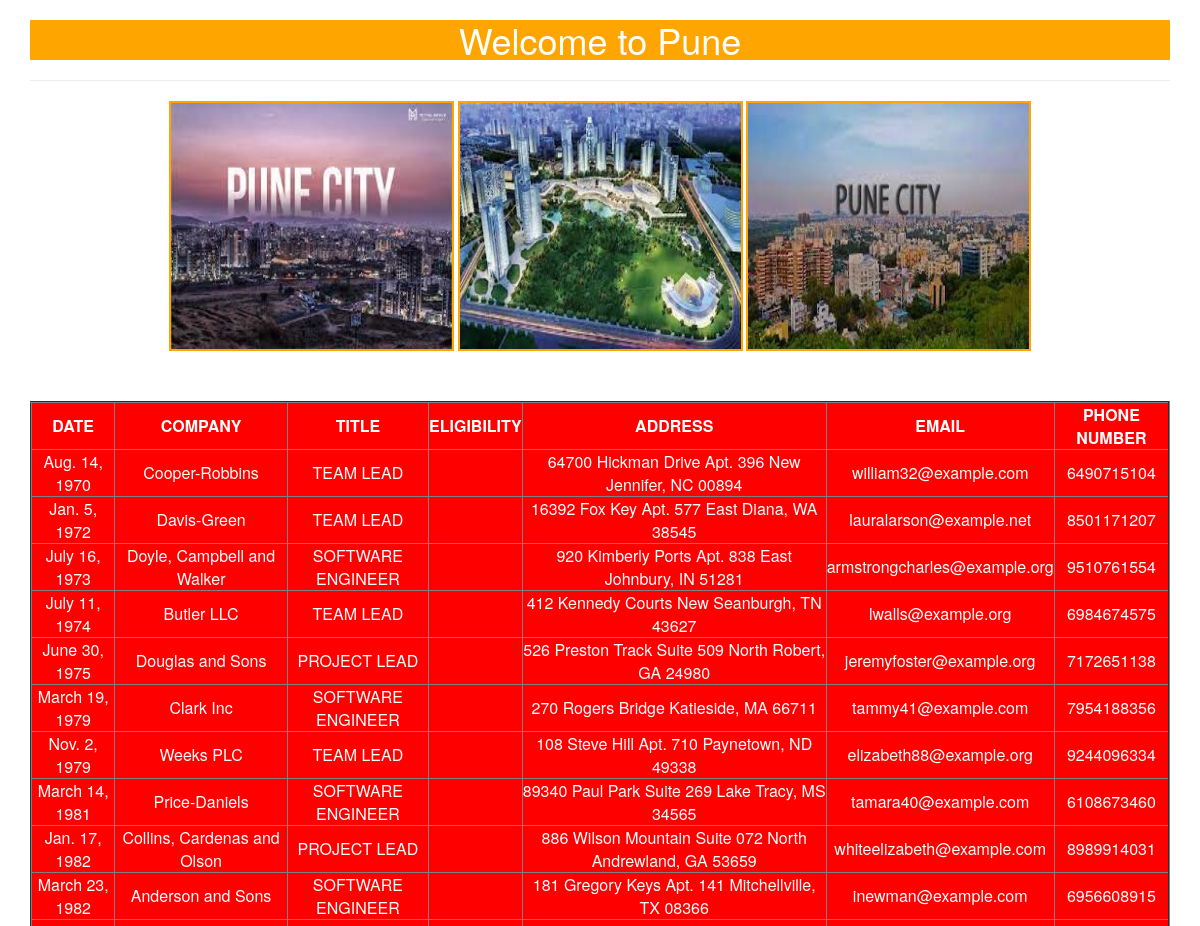
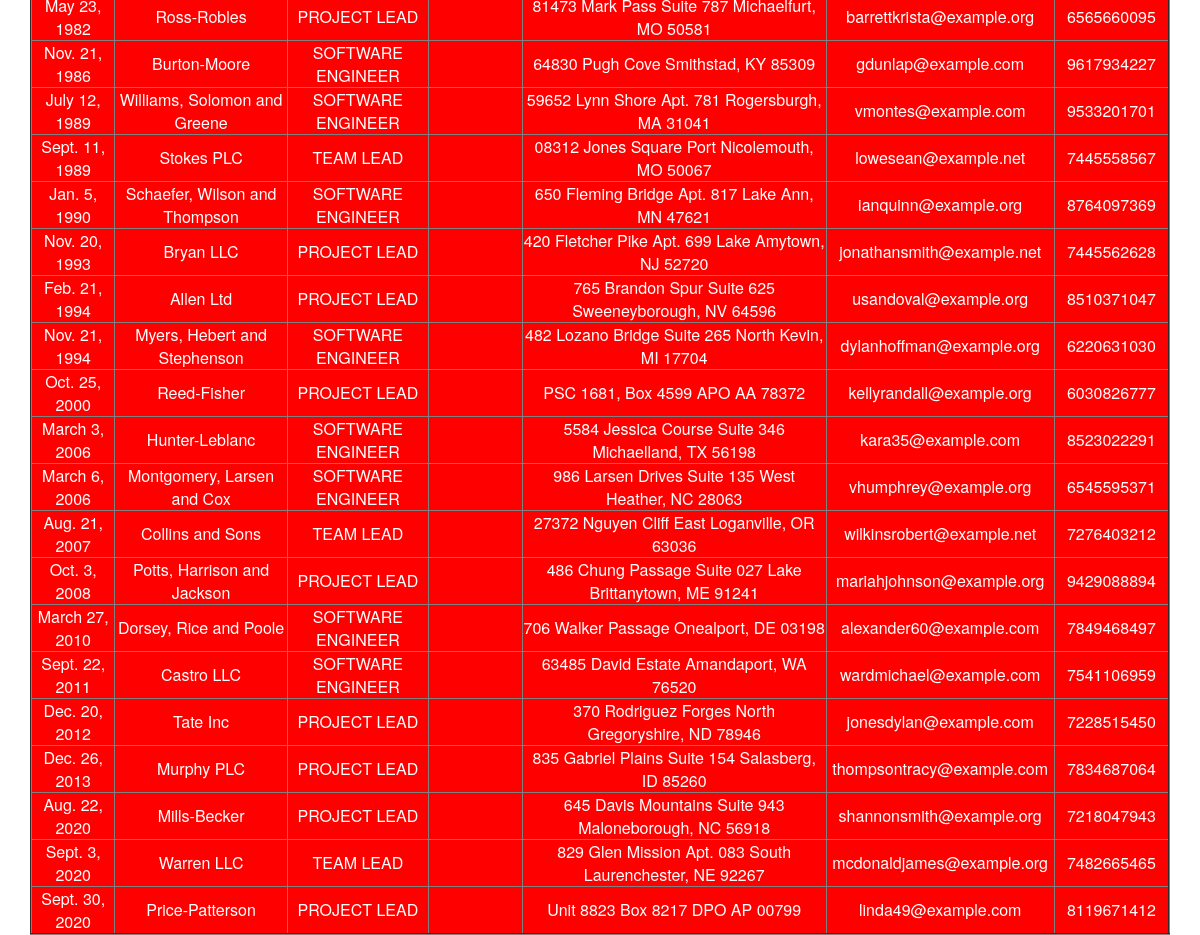
The page /pune/ on the database its author committed (2 pictures, top to bottom).
### jobapp/models.py (models this page shows)
class PuneJobs(models.Model):
    date=models.DateField()
    company=models.CharField(max_length=64)
    title=models.CharField(max_length=64)
    eligibility=models.CharField(max_length=32)
    address=models.TextField()
    email=models.EmailField()
    phonenumber=models.IntegerField()

### jobapp/views.py (the view)
# urls.py: path('pune/', views.pune_info_view),
def pune_info_view(request):
    punejob=PuneJobs.objects.all().order_by('date')
    return render(request,'jobapp/jobsinpune.html',{'punejob':punejob})

### templates/jobapp/jobsinpune.html (shortened to what this page needs)
{%load static%}
<html>
    <head>
        <link rel="stylesheet" href="https://stackpath.bootstrapcdn.com/bootstrap/3.4.1/css/bootstrap.min.css">
        <link rel="stylesheet" href="{%static 'css/jobs.css'%}">
    </head>
    <body>
        <div class="container" align='center'>
        <h1>Welcome to Pune</h1><hr>
        <img src="{%static 'images/p1.jpg'%}">
        <img src="{%static 'images/p2.jpg'%}">
        <img src="{%static 'images/p3.jpg'%}">
        {%if punejob%}
        <table border=2>
            <thead>
                <th>DATE</th>
                <th>COMPANY</th>
                <th>TITLE</th>
                <th>ELIGIBILITY</th>
                <th>ADDRESS</th>
                <th>EMAIL</th>
                <th>PHONE NUMBER</th>
            </thead>
            {%for job in punejob%}
                <tr>
                    <td>{{job.date}}</td>
                    <td>{{job.company}}</td>
                    <td>{{job.title}}</td>
                    <td>{{job.eligibilty}}</td>
                    <td>{{job.address}}</td>
                    <td>{{job.email}}</td>
                    <td>{{job.phonenumber}}</td>
                </tr>
            {%endfor%}
        </table>
        {%else%}
        <p>Job Records Not Found!!!!</p>
        {%endif%}
    </div>
    </body>
</html>

### static/css/jobs.css (style rules this page uses)
body { background: url(https://images.unsplash.com/photo-1459180129673-eefb56f79b45?ixlib=rb-1.2.1&ixid=MnwxMjA3fDB8MHxzZWFyY2h8Mnx8am9ic3xlbnwwfHwwfHw%3D&auto=format&fit=crop&w=500&q=60); background-repeat: no-repeat; background-size: cover; background-position: center; background-image: cross-fade(); text-align: center; }
h1 { text-align: center; background-color: orange; background-position: 0cm ; color: white; }
img { width:25%; height: 250px; border: 2px solid orange; }
table { background-color: red; color: white; margin-top: 50px; text-align: center; align-content: center; align-tracks: center; }
thead,th { text-align: center; }

### rows shown on the page
PuneJobs: date "Aug. 14, 1970", company "Cooper-Robbins", title "TEAM LEAD", address "64700 Hickman Drive Apt. 396 New Jennifer, NC 00894", email "william32@example.com", phonenumber "6490715104"
PuneJobs: date "Jan. 5, 1972", company "Davis-Green", title "TEAM LEAD", address "16392 Fox Key Apt. 577 East Diana, WA 38545", email "lauralarson@example.net", phonenumber "8501171207"
PuneJobs: date "July 16, 1973", company "Doyle, Campbell and Walker", title "SOFTWARE ENGINEER", address "920 Kimberly Ports Apt. 838 East Johnbury, IN 51281", email "armstrongcharles@example.org", phonenumber "9510761554"
PuneJobs: date "July 11, 1974", company "Butler LLC", title "TEAM LEAD", address "412 Kennedy Courts New Seanburgh, TN 43627", email "lwalls@example.org", phonenumber "6984674575"
PuneJobs: date "June 30, 1975", company "Douglas and Sons", title "PROJECT LEAD", address "526 Preston Track Suite 509 North Robert, GA 24980", email "jeremyfoster@example.org", phonenumber "7172651138"
PuneJobs: date "March 19, 1979", company "Clark Inc", title "SOFTWARE ENGINEER", address "270 Rogers Bridge Katieside, MA 66711", email "tammy41@example.com", phonenumber "7954188356"
PuneJobs: date "Nov. 2, 1979", company "Weeks PLC", title "TEAM LEAD", address "108 Steve Hill Apt. 710 Paynetown, ND 49338", email "elizabeth88@example.org", phonenumber "9244096334"
PuneJobs: date "March 14, 1981", company "Price-Daniels", title "SOFTWARE ENGINEER", address "89340 Paul Park Suite 269 Lake Tracy, MS 34565", email "tamara40@example.com", phonenumber "6108673460"
PuneJobs: date "Jan. 17, 1982", company "Collins, Cardenas and Olson", title "PROJECT LEAD", address "886 Wilson Mountain Suite 072 North Andrewland, GA 53659", email "whiteelizabeth@example.com", phonenumber "8989914031"
PuneJobs: date "March 23, 1982", company "Anderson and Sons", title "SOFTWARE ENGINEER", address "181 Gregory Keys Apt. 141 Mitchellville, TX 08366", email "inewman@example.com", phonenumber "6956608915"
PuneJobs: date "May 23, 1982", company "Ross-Robles", title "PROJECT LEAD", address "81473 Mark Pass Suite 787 Michaelfurt, MO 50581", email "barrettkrista@example.org", phonenumber "6565660095"
PuneJobs: date "Nov. 21, 1986", company "Burton-Moore", title "SOFTWARE ENGINEER", address "64830 Pugh Cove Smithstad, KY 85309", email "gdunlap@example.com", phonenumber "9617934227"
PuneJobs: date "July 12, 1989", company "Williams, Solomon and Greene", title "SOFTWARE ENGINEER", address "59652 Lynn Shore Apt. 781 Rogersburgh, MA 31041", email "vmontes@example.com", phonenumber "9533201701"
PuneJobs: date "Sept. 11, 1989", company "Stokes PLC", title "TEAM LEAD", address "08312 Jones Square Port Nicolemouth, MO 50067", email "lowesean@example.net", phonenumber "7445558567"
PuneJobs: date "Jan. 5, 1990", company "Schaefer, Wilson and Thompson", title "SOFTWARE ENGINEER", address "650 Fleming Bridge Apt. 817 Lake Ann, MN 47621", email "ianquinn@example.org", phonenumber "8764097369"
PuneJobs: date "Nov. 20, 1993", company "Bryan LLC", title "PROJECT LEAD", address "420 Fletcher Pike Apt. 699 Lake Amytown, NJ 52720", email "jonathansmith@example.net", phonenumber "7445562628"
PuneJobs: date "Feb. 21, 1994", company "Allen Ltd", title "PROJECT LEAD", address "765 Brandon Spur Suite 625 Sweeneyborough, NV 64596", email "usandoval@example.org", phonenumber "8510371047"
PuneJobs: date "Nov. 21, 1994", company "Myers, Hebert and Stephenson", title "SOFTWARE ENGINEER", address "482 Lozano Bridge Suite 265 North Kevin, MI 17704", email "dylanhoffman@example.org", phonenumber "6220631030"
PuneJobs: date "Oct. 25, 2000", company "Reed-Fisher", title "PROJECT LEAD", address "PSC 1681, Box 4599 APO AA 78372", email "kellyrandall@example.org", phonenumber "6030826777"
PuneJobs: date "March 3, 2006", company "Hunter-Leblanc", title "SOFTWARE ENGINEER", address "5584 Jessica Course Suite 346 Michaelland, TX 56198", email "kara35@example.com", phonenumber "8523022291"
PuneJobs: date "March 6, 2006", company "Montgomery, Larsen and Cox", title "SOFTWARE ENGINEER", address "986 Larsen Drives Suite 135 West Heather, NC 28063", email "vhumphrey@example.org", phonenumber "6545595371"
PuneJobs: date "Aug. 21, 2007", company "Collins and Sons", title "TEAM LEAD", address "27372 Nguyen Cliff East Loganville, OR 63036", email "wilkinsrobert@example.net", phonenumber "7276403212"
PuneJobs: date "Oct. 3, 2008", company "Potts, Harrison and Jackson", title "PROJECT LEAD", address "486 Chung Passage Suite 027 Lake Brittanytown, ME 91241", email "mariahjohnson@example.org", phonenumber "9429088894"
PuneJobs: date "March 27, 2010", company "Dorsey, Rice and Poole", title "SOFTWARE ENGINEER", address "706 Walker Passage Onealport, DE 03198", email "alexander60@example.com", phonenumber "7849468497"
PuneJobs: date "Sept. 22, 2011", company "Castro LLC", title "SOFTWARE ENGINEER", address "63485 David Estate Amandaport, WA 76520", email "wardmichael@example.com", phonenumber "7541106959"
PuneJobs: date "Dec. 20, 2012", company "Tate Inc", title "PROJECT LEAD", address "370 Rodriguez Forges North Gregoryshire, ND 78946", email "jonesdylan@example.com", phonenumber "7228515450"
PuneJobs: date "Dec. 26, 2013", company "Murphy PLC", title "PROJECT LEAD", address "835 Gabriel Plains Suite 154 Salasberg, ID 85260", email "thompsontracy@example.com", phonenumber "7834687064"
PuneJobs: date "Aug. 22, 2020", company "Mills-Becker", title "PROJECT LEAD", address "645 Davis Mountains Suite 943 Maloneborough, NC 56918", email "shannonsmith@example.org", phonenumber "7218047943"
PuneJobs: date "Sept. 3, 2020", company "Warren LLC", title "TEAM LEAD", address "829 Glen Mission Apt. 083 South Laurenchester, NE 92267", email "mcdonaldjames@example.org", phonenumber "7482665465"
PuneJobs: date "Sept. 30, 2020", company "Price-Patterson", title "PROJECT LEAD", address "Unit 8823 Box 8217 DPO AP 00799", email "linda49@example.com", phonenumber "8119671412"
